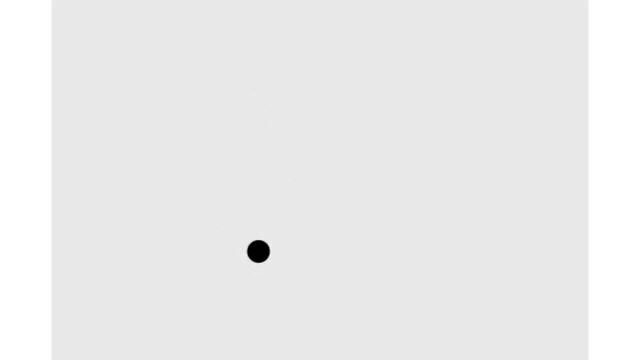
#> input picture frame 280 of OpenCVTracking/randomball.avi, 640 x 360 px, given in place of pothole.mp4, which was not available
$ python test_from_image_1.py
#> lines starting #> are read from the running program, lines starting #| are printed output that depends on the picture; after the words box and inside, x2 and y2 are one past the last pixel; in counts of white or black regions, pixels touching at a corner belong together; pictures that were not available may be replaced by others from this repository, and a replacement may not be noted
import cv2
import numpy as np

video_src = 'pothole.mp4'

cap = cv2.VideoCapture(video_src)


while (cap.isOpened()):
    ret, img = cap.read()
#> img is the input picture: shape (360, 640, 3); min 0, max 255, mean 235.3
    output = img.copy()


    # Convert to grayscale.
    gray = cv2.cvtColor(img, cv2.COLOR_BGR2GRAY)

    # Blur using 3 * 3 kernel.
    gray_blurred = cv2.blur(gray, (3, 3))

    # Apply Hough transform on the blurred image.
    detected_circles = cv2.HoughCircles(gray_blurred,
                    cv2.HOUGH_GRADIENT, 1, 20, param1 = 50,
                param2 = 30, minRadius = 1, maxRadius = 40)
#> detected_circles = [[258.5, 251.5, 11.8]]

    # Draw circles that are detected.
    if detected_circles is not None:

        # Convert the circle parameters a, b and r to integers.
        detected_circles = np.uint16(np.around(detected_circles))
#> detected_circles = [[258, 252, 12]]

        #max_index = detected_circles[:,:,1]

        for pt in detected_circles[0, :]:
            a, b, r = pt[0], pt[1], pt[2]

            # Draw the circumference of the circle.
            cv2.circle(img, (a, b), r, (0, 255, 0), 2)

            # Draw a small circle (of radius 1) to show the center.
            #cv2.circle(img, (a, b), 1, (0, 0, 255), 3)
            cv2.rectangle(output, (a - r, b - r), (a + r, a + r), (0, 128, 255), -1)
#> this loop made 1 pass
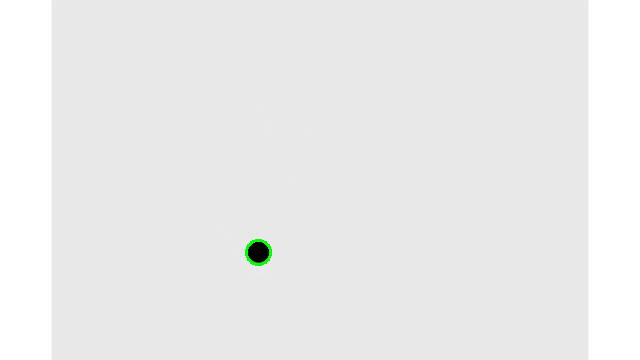
#> img: shape (360, 640, 3); 0.1% of pixels changed, all inside (x1, y1, x2, y2) = (245, 239, 272, 266)
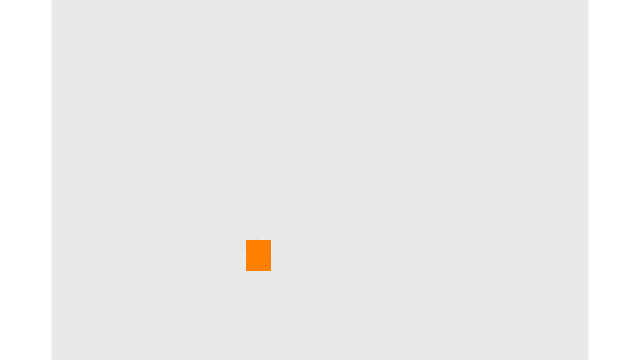
#> output: shape (360, 640, 3); 0.34% of pixels changed, all inside (x1, y1, x2, y2) = (246, 240, 271, 271)
        cv2.imshow("output", np.hstack([img, output]))
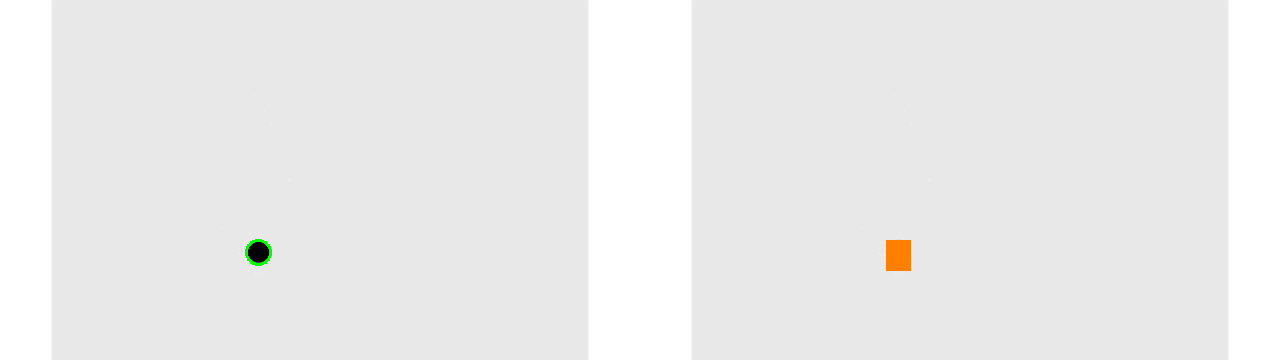
#> window 'output': shape (360, 1280, 3); mean B, G, R 235, 235.4, 235.4
        #cv2.imshow("Detected Circle", img)
        cv2.waitKey(0)

$ run again, starting later in the video
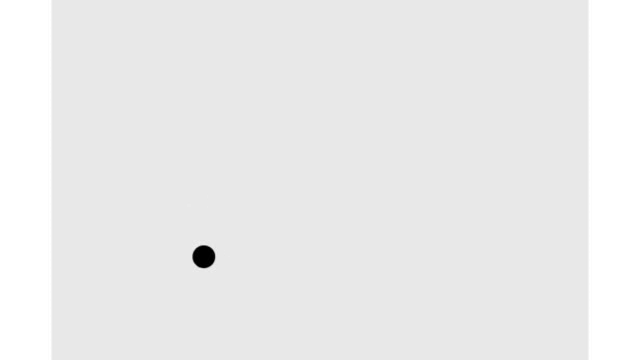
#> input picture frame 1262 of OpenCVTracking/randomball.avi, 640 x 360 px, given in place of pothole.mp4, which was not available
#> img is the input picture: shape (360, 640, 3); min 0, max 255, mean 235.3
#> `detected_circles = cv2.HoughCircles(gray_blurred, cv2.HOUGH_GRADIENT, ..`: detected_circles = [[203.5, 256.5, 11.6]]
#> `detected_circles = np.uint16(np.around(detected_circles))`: detected_circles = [[204, 256, 12]]
#> the loop `for pt in detected_circles[0, :]:` made 1 pass
#> after the loop `for pt in detected_circles[0, :]:`:
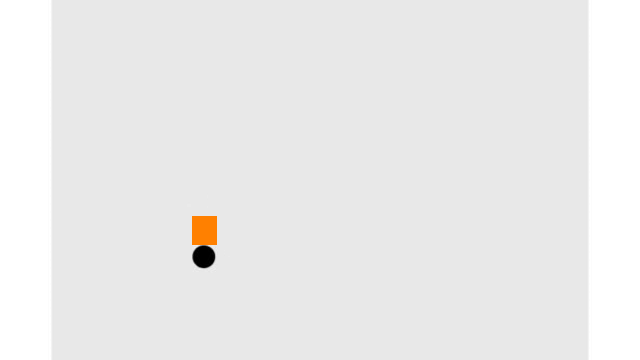
#> output: shape (360, 640, 3); 0.31% of pixels changed, all inside (x1, y1, x2, y2) = (192, 216, 217, 245)
#> `cv2.imshow("output", np.hstack([img, output]))`:
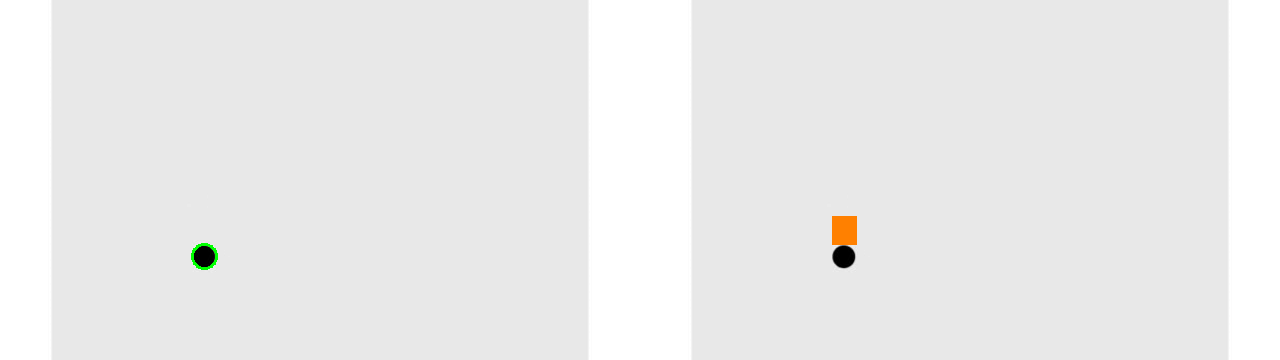
#> window 'output': shape (360, 1280, 3); mean B, G, R 234.8, 235.2, 235.2

$ run again, starting later in the video
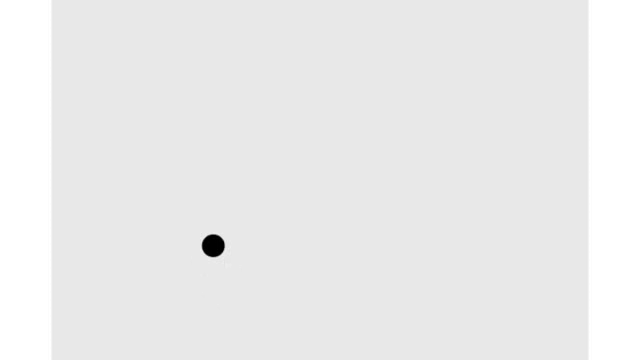
#> input picture frame 2244 of OpenCVTracking/randomball.avi, 640 x 360 px, given in place of pothole.mp4, which was not available
#> img is the input picture: shape (360, 640, 3); min 0, max 255, mean 235.3
#> `detected_circles = cv2.HoughCircles(gray_blurred, cv2.HOUGH_GRADIENT, ..`: detected_circles = [[212.5, 245.5, 11.8]]
#> `detected_circles = np.uint16(np.around(detected_circles))`: detected_circles = [[212, 246, 12]]
#> the loop `for pt in detected_circles[0, :]:` made 1 pass
#> after the loop `for pt in detected_circles[0, :]:`:
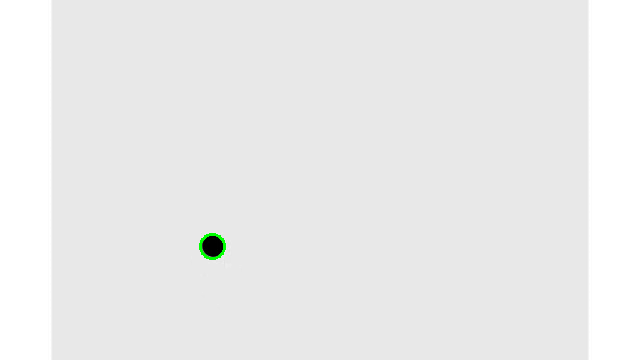
#> img: shape (360, 640, 3); 0.1% of pixels changed, all inside (x1, y1, x2, y2) = (199, 233, 226, 260)
#> `cv2.imshow("output", np.hstack([img, output]))`:
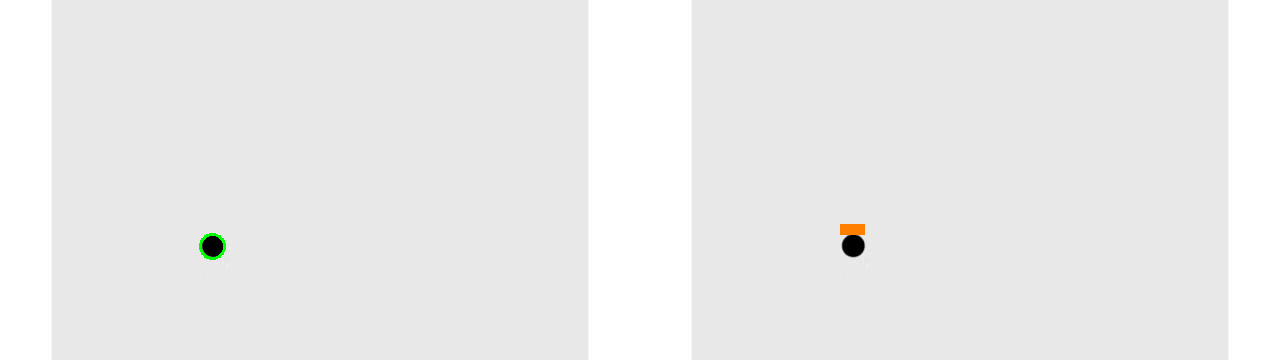
#> window 'output': shape (360, 1280, 3); mean B, G, R 235.1, 235.3, 235.2
